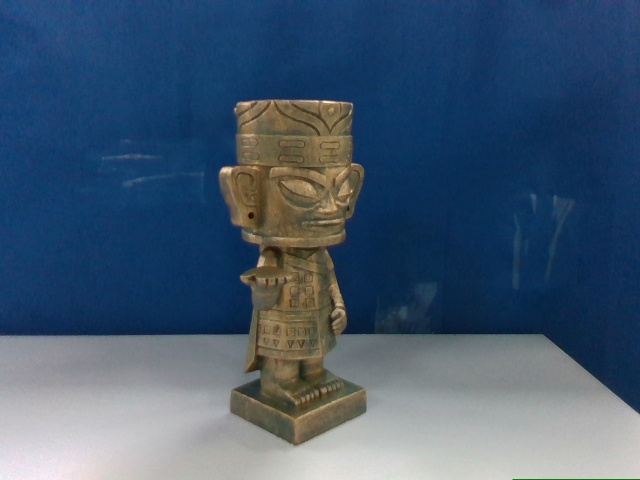
#> input picture 【任务三】导航+语音博物馆/roban代码/图像识别匹配/model_image/Sanxingdui_left.jpg, 640 x 480 px, found by its file name
$ python '特征匹配子函数feature_matching.py'
#> lines starting #> are read from the running program, lines starting #| are printed output that depends on the picture
#> further down, origin_image is the input picture: shape (480, 640, 3); mean B, G, R 111, 88.1, 66.7
#! /usr/bin/ python
# -*- coding: utf-8 -*-
import cv2 as cv
import numpy as np
import os

FLANN_INDEX_KDTREE=1

class FeatureMatch():
    def __init__(self, pending_img, debug=False):
#> called with debug = True
        self.__pending_img = pending_img
        self.gray_pending_img = cv.cvtColor(pending_img, cv.COLOR_BGR2GRAY)
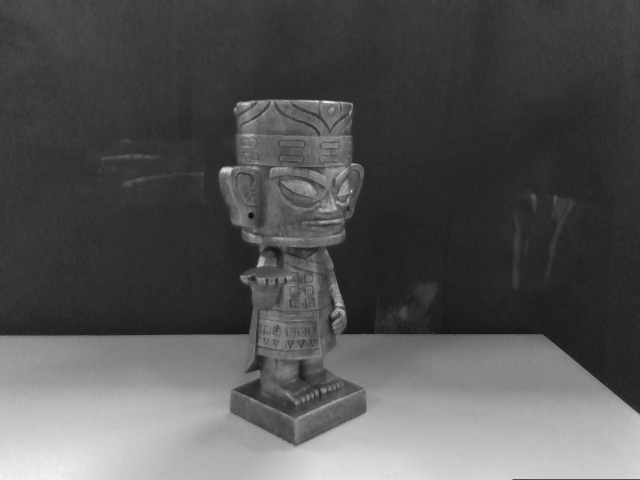
#> self.gray_pending_img: shape (480, 640); min 13, max 246, mean 84.3
        self.__debug = debug

    def feature_extraction(self, model_img):
#> called with model_img = 'model_image/Sanxingdui_left.jpg'
        model_img = cv.imread(model_img)
        self.gray_model_img = cv.cvtColor(model_img, cv.COLOR_BGR2GRAY)
        sift = cv.xfeatures2d.SIFT_create()
        kp1, psd_des1 = sift.detectAndCompute(self.gray_model_img, None)
#> kp1 = 372 keypoints; strongest (x, y, size): (226, 170, 6.1), (325, 102, 2.1), (261, 262, 5.7), (246, 104, 4.2)
        kp2, psd_des2 = sift.detectAndCompute(self.gray_pending_img, None)
#> kp2 has the same summary as kp1
        index_params = dict(algorithm=FLANN_INDEX_KDTREE, trees=5)
        search_params = dict(check=50)
        flann = cv.FlannBasedMatcher(index_params, search_params)
        matches = flann.knnMatch(psd_des1, psd_des2, k=2)
#> matches = 372 matches
        good_matches = []
        matches_points = []
        for m, n in matches:
            if m.distance < 0.5*n.distance:
                good_matches.append(m)
                matches_points.append(kp1[m.queryIdx].pt)
#> after the loop, good_matches = 372 matches; matches_points = 372 pairs, first value 126.5 to 566.1, second value 98.36 to 443.9
        good_matches = np.expand_dims(good_matches, 1)
        img_out = cv.drawMatchesKnn(model_img, kp1, self.__pending_img, kp2, good_matches, None, flags=2)
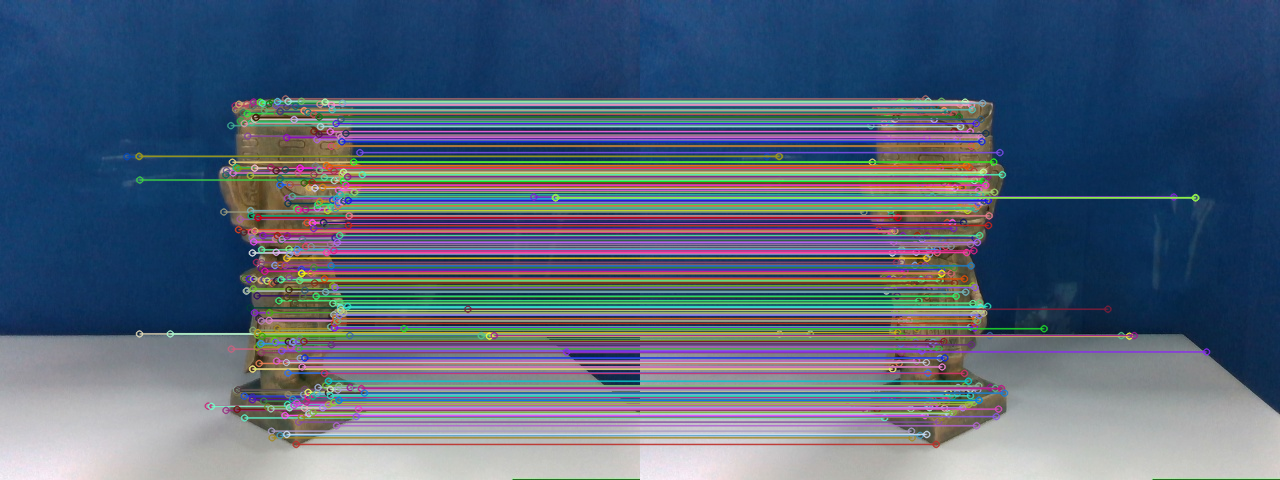
#> img_out: shape (480, 1280, 3); mean B, G, R 120.8, 100.5, 85.9
        number_of_matching = len(matches_points)
#> number_of_matching = 372
        if self.__debug == True:
            cv.imshow("debug image", img_out)
            cv.waitKey(0)
        return number_of_matching

if __name__ == "__main__":
    print(os.getcwd())
    model_image_path = "model_image/Sanxingdui_left.jpg"
    origin_image = cv.imread("model_image/Sanxingdui_left.jpg")
    fm = FeatureMatch(origin_image, debug=True)
    print(fm.feature_extraction(model_image_path))
#| 372

$ run again, with 【任务三】导航+语音博物馆/roban代码/图像识别匹配/model_image/sxd1.png saved as 【任务三】导航+语音博物馆/roban代码/图像识别匹配/model_image/Sanxingdui_left.jpg
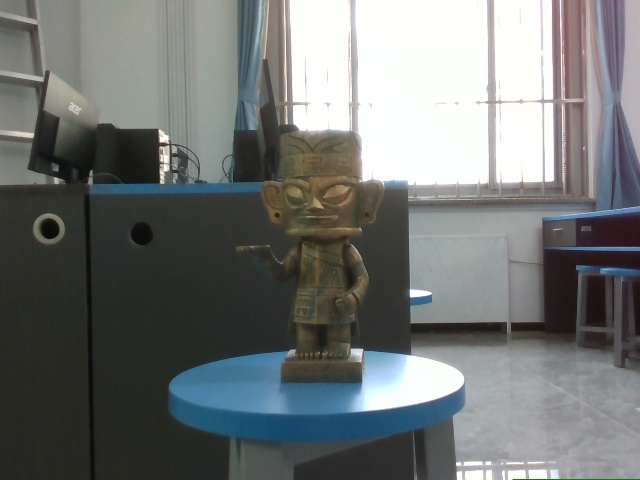
#> input picture 【任务三】导航+语音博物馆/roban代码/图像识别匹配/model_image/sxd1.png, 640 x 480 px, found by its file name
#> origin_image is the input picture: shape (480, 640, 3); mean B, G, R 115.9, 117, 113.4
#> in __init__, `self.gray_pending_img = cv.cvtColor(pending_img, cv.COLOR_BGR2GRAY)`:
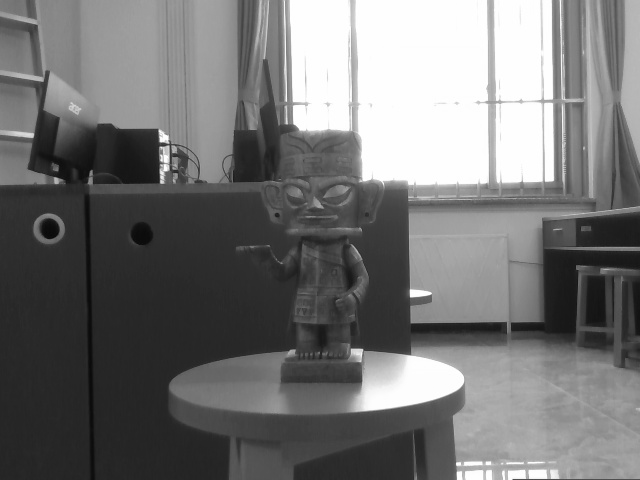
#> self.gray_pending_img: shape (480, 640); min 6, max 255, mean 115.8
#> kp1 = 421 keypoints; strongest (x, y, size): (163, 138, 6.3), (414, 293, 6.7), (165, 158, 6.7), (357, 353, 8.1)
#> kp2 has the same summary as kp1
#> matches = 421 matches
#> after the loop in feature_extraction, `for m, n in matches:`: matches_points = 421 pairs, first value 26.32 to 632, second value 2.65 to 475.2
#> in feature_extraction, `img_out = cv.drawMatchesKnn(model_img, kp1, self.__pending_img, kp2, g..`:
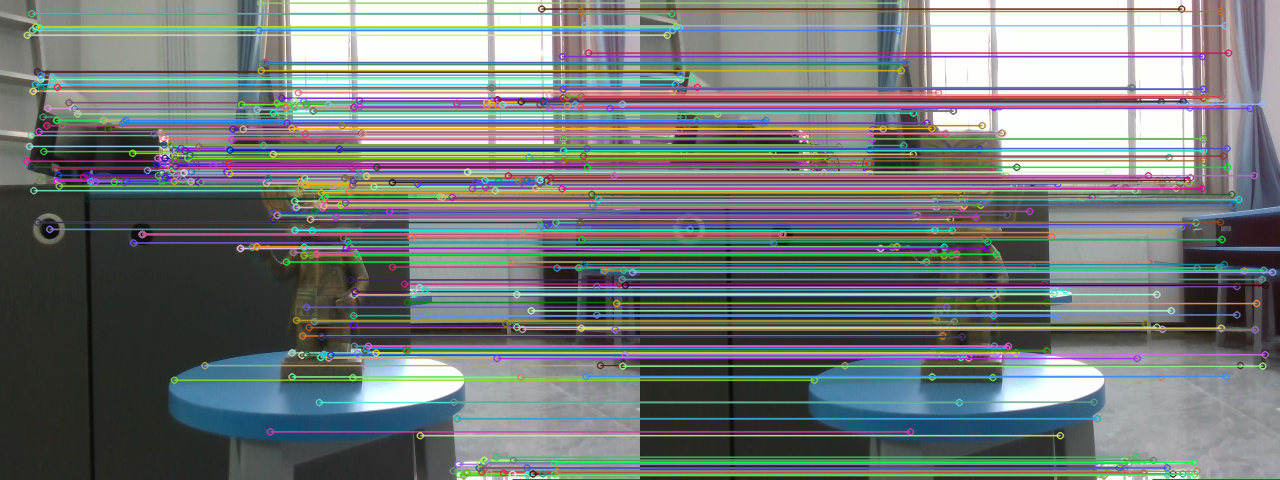
#> img_out: shape (480, 1280, 3); mean B, G, R 121.5, 121.5, 116.1
#> number_of_matching = 421
#| 421
